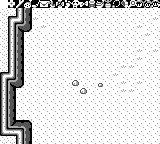

Rendered tile map (Tiled .tmx) drawn with the repository's tilesets; below, a short description and the full map source, tile grids included:
An orthogonal 20x18 tile map with 8x8 px tiles, 2 tile layers (bg, Tile Layer 1), 6 tilesets.

<map version="1.2" tiledversion="1.2.2" orientation="orthogonal" renderorder="right-down" width="20" height="18" tilewidth="8" tileheight="8" infinite="0" nextlayerid="4" nextobjectid="1">
 <tileset firstgid="1" source="overworld-landscape.tsx" />
 <tileset firstgid="97" source="dungeon-items.tsx" />
 <tileset firstgid="113" source="items-2.tsx" />
 <tileset firstgid="177" source="doors.tsx" />
 <tileset firstgid="241" source="animated-tiles.tsx" />
 <tileset firstgid="465" source="font.tsx" />
 <layer id="3" name="bg" width="20" height="18">
  <data encoding="csv">
77,162,163,164,165,166,167,168,169,170,161,112,110,111,154,77,77,77,77,77,
87,87,87,87,87,87,87,87,87,87,87,87,87,87,87,87,87,87,87,87,
87,87,87,87,87,87,87,87,87,87,87,87,87,87,87,87,87,87,87,87,
87,87,87,87,87,87,87,87,87,87,87,87,87,87,87,87,87,87,87,87,
87,87,87,87,87,87,87,87,87,87,87,87,87,87,87,87,87,87,87,87,
87,87,87,87,87,87,87,87,87,87,87,87,87,87,87,87,87,87,87,87,
87,87,87,87,87,87,87,87,87,87,87,87,87,87,87,87,87,87,87,87,
87,87,87,87,87,87,87,87,87,87,87,87,87,87,87,87,87,87,87,87,
87,87,87,87,87,87,87,87,87,87,87,87,87,87,87,87,87,87,87,87,
87,87,87,87,87,87,87,87,87,87,87,87,87,87,87,87,87,87,87,87,
87,87,87,87,87,87,87,87,87,87,87,87,87,87,87,87,87,87,87,87,
87,87,87,87,87,87,87,87,87,87,87,87,87,87,87,87,87,87,87,87,
87,87,87,87,87,87,87,87,87,87,87,87,87,87,87,87,87,87,87,87,
87,87,87,87,87,87,87,87,87,87,87,87,87,87,87,87,87,87,87,87,
87,87,87,87,87,87,87,87,87,87,87,87,87,87,87,87,87,87,87,87,
87,87,87,87,87,87,87,87,87,87,87,87,87,87,87,87,87,87,87,87,
87,87,87,87,87,87,87,87,87,87,87,87,87,87,87,87,87,87,87,87,
87,87,87,87,87,87,87,87,87,87,87,87,87,87,87,87,87,87,87,87
</data>
 </layer>
 <layer id="1" name="Tile Layer 1" width="20" height="18">
  <data encoding="csv">
96,599,612,613,615,600,601,602,603,605,609,610,611,614,617,618,619,606,607,608,
203,203,42,58,0,0,0,0,0,0,0,0,0,0,0,0,0,0,0,0,
203,1610612798,2684354622,58,59,0,0,0,0,0,0,0,0,0,0,0,0,0,0,59,
203,42,1610612772,56,0,59,0,0,0,0,0,0,0,0,0,0,0,59,0,0,
203,42,58,0,0,0,0,0,0,0,0,0,0,0,0,0,0,0,59,0,
203,42,58,0,0,0,0,0,0,0,0,0,0,0,0,0,0,0,0,0,
203,42,58,0,0,0,0,0,0,0,0,0,0,0,0,0,0,59,0,59,
203,42,58,0,0,0,0,0,0,0,0,0,0,0,0,0,0,59,0,0,
203,42,58,0,0,0,0,0,0,0,0,0,0,0,0,59,59,0,0,0,
1610612798,2684354622,58,0,0,0,0,0,0,0,0,0,0,0,59,0,0,0,0,0,
42,1610612772,56,0,0,0,0,0,0,83,0,0,84,0,0,59,0,59,0,0,
42,3221225513,0,0,0,0,0,0,0,0,83,0,0,0,0,59,59,0,0,0,
42,3221225513,0,0,0,0,0,0,0,0,0,0,0,0,0,0,0,0,0,0,
42,58,0,0,0,0,0,0,0,0,0,0,0,0,0,0,0,0,0,0,
42,58,0,0,0,0,0,0,0,0,0,0,0,0,0,0,0,0,0,0,
42,3221225508,1610612794,1610612792,0,0,0,0,0,0,0,0,0,0,0,0,0,0,0,0,
3221225534,2684354602,62,3221225513,0,0,0,0,0,0,0,0,0,0,0,0,0,0,0,0,
203,203,42,58,0,0,0,0,0,0,0,0,0,0,0,0,0,0,0,0
</data>
 </layer>
</map>
